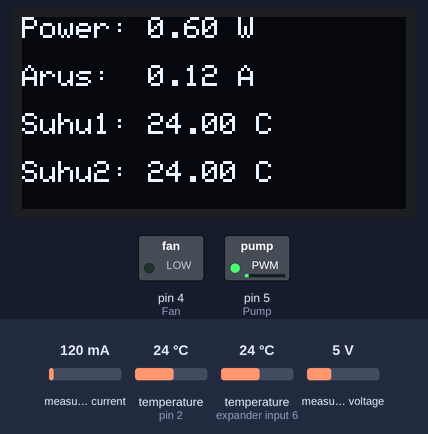
A sketch run on a simulated Arduino Uno, built with avr-gcc and run on an emulated ATmega328P. Shown: 128×64 one-colour display, switched loads named in the sketch (green lamp = pin HIGH). Inputs (shaded band) come from the test bench; at power-on: temperature (sensors on expander input 6, pin 2) 24 °C, measured current 120 mA, measured voltage 5 V. What the sketch prints to the serial monitor is not drawn.

Above: at 2.5 s.
2.6 s: temperature (sensor on expander input 6) set to 41 °C
At 4.1 s:
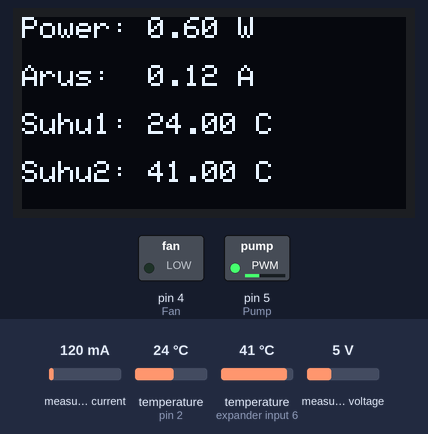
5.3 s: measured current set to 40 mA
At 6.6 s:
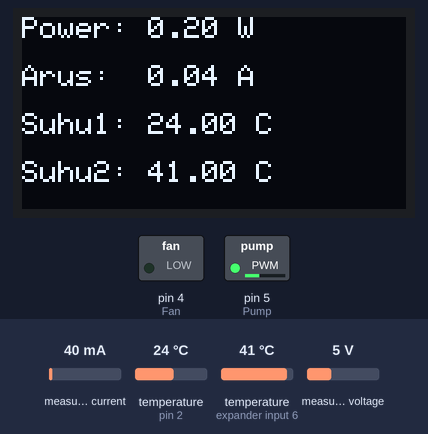
7.4 s: temperature (sensor on pin 2) set to 12 °C
At 9.0 s:
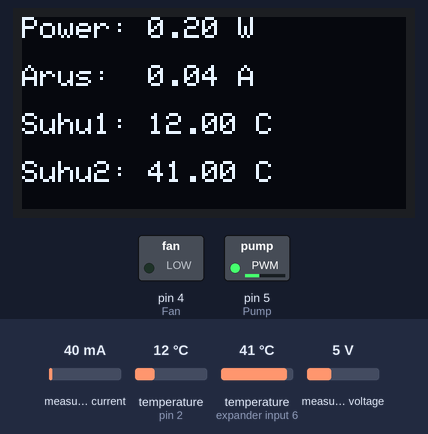
9.5 s: measured voltage set to 0.3 V
At 12.6 s:
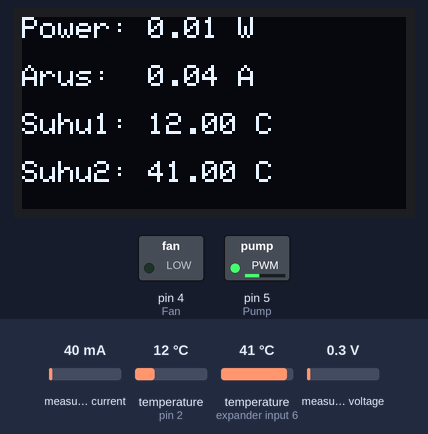
12.9 s: temperature (sensor on pin 2) set to 19 °C
15.0 s: temperature (sensor on expander input 6) set to 12 °C
At 16.5 s:
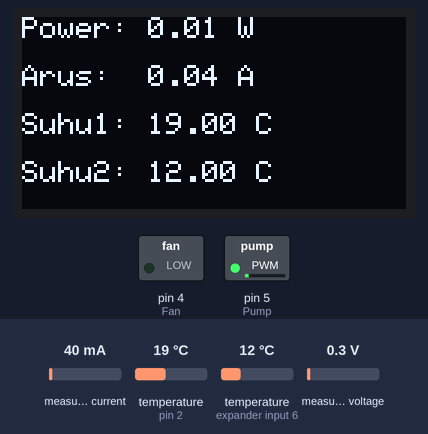
Timing chart, 0 to 18.0 s (numbered marks = the images above; inputs shaded):
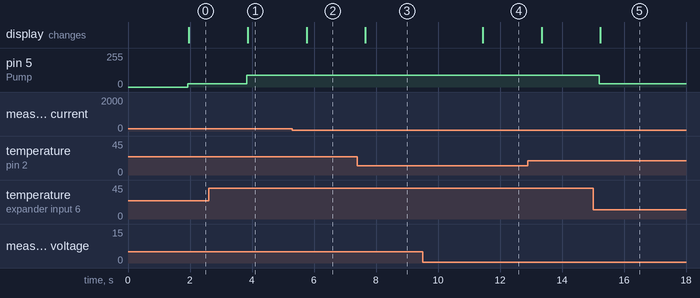

The sketch:

sketch_jun22a_fuzzy.ino
```cpp
#include <Wire.h>
#include <Adafruit_INA219.h>
#include <OneWire.h>
#include <DallasTemperature.h>
#include <Adafruit_GFX.h>
#include <Adafruit_SSD1306.h>
#include <Fuzzy.h>

#define ONE_WIRE_BUS 2

const int Pump = 5;
const int Fan = 4;

Adafruit_INA219 ina219;
OneWire oneWire(ONE_WIRE_BUS);
DallasTemperature sensors(&oneWire);

DeviceAddress sensor1 = { 0x28, 0x5C, 0xF9, 0x6A, 0x00, 0x00, 0x00, 0x93 };
DeviceAddress sensor2 = { 0x28, 0xDB, 0x57, 0x2C, 0x00, 0x00, 0x00, 0x84 };

#define SCREEN_WIDTH 128
#define SCREEN_HEIGHT 64
#define OLED_RESET -1
#define SSD1306_I2C_ADDRESS 0x3C
Adafruit_SSD1306 display(SCREEN_WIDTH, SCREEN_HEIGHT, &Wire, OLED_RESET);

Fuzzy *fuzzy = new Fuzzy();

void setupFuzzy() {
  FuzzyInput *temperature = new FuzzyInput(1);
  FuzzySet *safe = new FuzzySet(0, 0, 30, 40);
  FuzzySet *normal = new FuzzySet(30, 40, 50, 60);
  FuzzySet *panas = new FuzzySet(60, 70, 80, 90);
  FuzzySet *kritis = new FuzzySet(85, 90, 100, 100);

  temperature->addFuzzySet(safe);
  temperature->addFuzzySet(normal);
  temperature->addFuzzySet(panas);
  temperature->addFuzzySet(kritis);
  fuzzy->addFuzzyInput(temperature);

  FuzzyOutput *pwm = new FuzzyOutput(1);
  FuzzySet *low = new FuzzySet(0, 0, 30, 60);
  FuzzySet *mid = new FuzzySet(60, 80, 100, 120);
  FuzzySet *high = new FuzzySet(120, 140, 160, 180);
  FuzzySet *full = new FuzzySet(200, 220, 255, 255);

  pwm->addFuzzySet(low);
  pwm->addFuzzySet(mid);
  pwm->addFuzzySet(high);
  pwm->addFuzzySet(full);
  fuzzy->addFuzzyOutput(pwm);

  FuzzyRuleAntecedent *ifSafe = new FuzzyRuleAntecedent();
  ifSafe->joinSingle(safe);
  FuzzyRuleConsequent *thenLow = new FuzzyRuleConsequent();
  thenLow->addOutput(low);
  fuzzy->addFuzzyRule(new FuzzyRule(1, ifSafe, thenLow));

  FuzzyRuleAntecedent *ifNormal = new FuzzyRuleAntecedent();
  ifNormal->joinSingle(normal);
  FuzzyRuleConsequent *thenMid = new FuzzyRuleConsequent();
  thenMid->addOutput(mid);
  fuzzy->addFuzzyRule(new FuzzyRule(2, ifNormal, thenMid));

  FuzzyRuleAntecedent *ifPanas = new FuzzyRuleAntecedent();
  ifPanas->joinSingle(panas);
  FuzzyRuleConsequent *thenHigh = new FuzzyRuleConsequent();
  thenHigh->addOutput(high);
  fuzzy->addFuzzyRule(new FuzzyRule(3, ifPanas, thenHigh));

  FuzzyRuleAntecedent *ifKritis = new FuzzyRuleAntecedent();
  ifKritis->joinSingle(kritis);
  FuzzyRuleConsequent *thenFull = new FuzzyRuleConsequent();
  thenFull->addOutput(full);
  fuzzy->addFuzzyRule(new FuzzyRule(4, ifKritis, thenFull));
}

void setup(void) {
  Serial.begin(9600);
  sensors.begin();

  pinMode(Pump, OUTPUT);
  digitalWrite(Pump, LOW);
  pinMode(Fan, OUTPUT);
  digitalWrite(Fan, LOW);

  if (!ina219.begin()) {
    Serial.println("INA219 tidak ditemukan!");
    tampilkanError("INA219 tidak ditemukan!");
    while (1) delay(10);
  }

  if (!display.begin(SSD1306_I2C_ADDRESS, 0x3C)) {
    Serial.println("OLED gagal!");
    while (1);
  }

  display.clearDisplay();
  display.setTextSize(1);
  display.setTextColor(SSD1306_WHITE);
  display.setCursor(0, 0);
  display.println("Inisialisasi OK");
  display.display();
  delay(1000);

  setupFuzzy();
}

void loop(void) {
  sensors.requestTemperatures();
  float suhu1 = sensors.getTempC(sensor1);
  float suhu2 = sensors.getTempC(sensor2);

  float shuntvoltage = ina219.getShuntVoltage_mV();
  float busvoltage = ina219.getBusVoltage_V();
  float current_mA = ina219.getCurrent_mA();
  float loadvoltage = busvoltage + (shuntvoltage / 1000.0);
  float power_mW = ina219.getPower_mW();

  float arus_A = current_mA / 1000.0;
  float daya_W = power_mW / 1000.0;

  fuzzy->setInput(1, suhu2);
  fuzzy->fuzzify();
  float outputPWM = fuzzy->defuzzify(1);

  analogWrite(Pump, (int)outputPWM);

  Serial.print(arus_A, 2); Serial.print(",");
  Serial.print(suhu1, 2); Serial.print(",");
  Serial.print(suhu2, 2); //Serial.print(", PWM: ");
//  Serial.println(outputPWM);
  Serial.println(" ");

  display.clearDisplay();
  display.setCursor(0, 0);
  display.print("Power: "); display.print(daya_W, 2); display.println(" W");
  display.println(" ");
  display.print("Arus:  "); display.print(arus_A, 2); display.println(" A");
  display.println(" ");
  display.print("Suhu1: "); display.print(suhu1, 2); display.println(" C");
  display.println(" ");
  display.print("Suhu2: "); display.print(suhu2, 2); display.println(" C");
  display.display();

  delay(1000);
}

void tampilkanError(String pesan) {
  display.clearDisplay();
  display.setTextSize(1);
  display.setTextColor(SSD1306_WHITE);
  display.setCursor(0, 0);
  display.println(pesan);
  display.display();
}
```

Measured:
- after the input at 2.6 s, pin 5 (Pump): 23/255 → 90/255 after 1.2 s; the display: changes after 1.3 s (image 1)
- after the input at 5.3 s, the display: changes after 0.46 s (image 2)
- after the input at 7.4 s, the display: changes after 0.25 s (image 3)
- after the input at 9.5 s, the display: changes after 1.9 s (image 4)
- after the input at 15.0 s, pin 5 (Pump): 90/255 → 23/255 after 0.20 s; the display: changes after 0.23 s (image 5)
